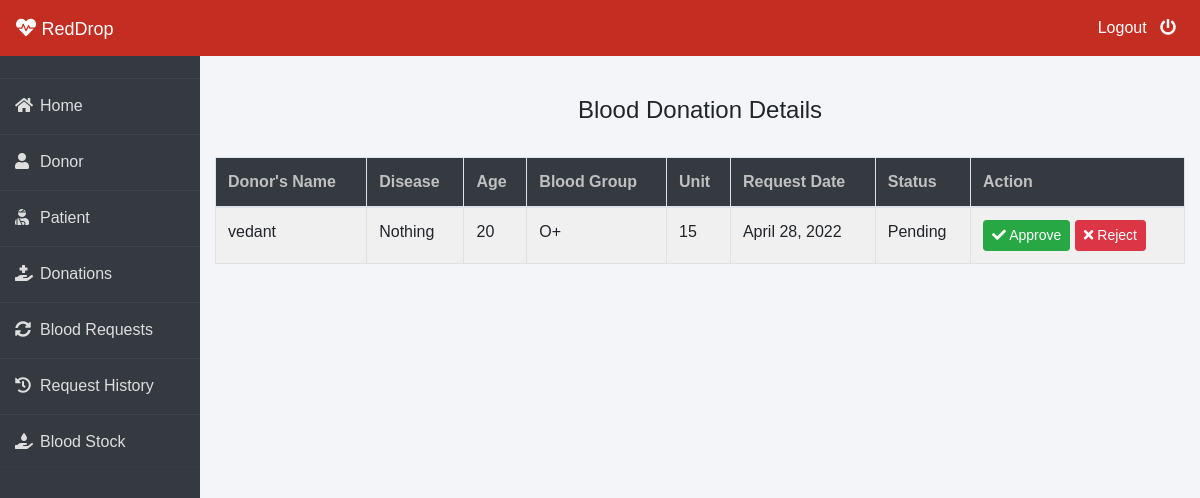
The app's page /admin-donation (signed in) with its own data.
### donor/models.py (models this page shows, shortened)
class BloodDonate(models.Model):
    donor=models.ForeignKey(Donor,on_delete=models.CASCADE)
    disease=models.CharField(max_length=100,default="Nothing")
    age=models.PositiveIntegerField()
    bloodgroup=models.CharField(max_length=10)
    unit=models.PositiveIntegerField(default=0)
    status=models.CharField(max_length=20,default="Pending")
    date=models.DateField(auto_now=True)

class Donor(models.Model):
    user=models.OneToOneField(User,on_delete=models.CASCADE)
    profile_pic= models.ImageField(upload_to='profile_pic/Donor/',null=True,blank=True)
    bloodgroup=models.CharField(max_length=10)
    address = models.CharField(max_length=40)
    mobile = models.CharField(max_length=20,null=False)
    def __str__(self):
        return self.user.first_name

### blood/views.py (the view)
# urls.py: path('admin-donation', views.admin_donation_view,name='admin-donation'),
@login_required(login_url='adminlogin')
def admin_donation_view(request):
    donations=dmodels.BloodDonate.objects.all()
    return render(request,'blood/admin_donation.html',{'donations':donations})

### templates/blood/admin_donation.html (shortened to what this page needs)
{% extends 'blood/adminbase.html' %}
{% block content %}
{% load widget_tweaks %}
{%load static%}
<head>
   </head>
<br><br>
<div class="container">
    <H4 class="text-center">Blood Donation Details</H4><br>
    <table class="table table-light table-hover table-bordered table-striped">
        <thead class="bg-dark">
            <tr>
                <th scope="col" style="color: rgb(192, 192, 192);">Donor's Name</th>
                <th scope="col" style="color: rgb(192, 192, 192);">Disease</th>
                <th scope="col" style="color: rgb(192, 192, 192);">Age</th>
                <th scope="col" style="color: rgb(192, 192, 192);">Blood Group</th>
                <th scope="col" style="color: rgb(192, 192, 192);">Unit</th>
                <th scope="col" style="color: rgb(192, 192, 192);">Request Date</th>
                <th scope="col" style="color: rgb(192, 192, 192);">Status</th>
                <th style="color: rgb(192, 192, 192);">Action</th>
            </tr>
        </thead>
        <tbody>
            {% for t in donations %}
            <tr>
                <td> {{t.donor}}</td>
                <td> {{t.disease}}</td>
                <td> {{t.age}}</td>
                <td>{{t.bloodgroup}}</td>
                <td>{{t.unit}}</td>
                <td>{{t.date}}</td>
                <td>{{t.status}}</td>
                {% if t.status == 'Pending' %}
                <td>
                    <button class="btn btn-success btn-sm"><a  style="text-decoration: none;color: white;" href="{% url 'approve-donation' t.id  %}"><i class="fa fa-check"></i> Approve</a> </button>
                    <button class="btn btn-danger btn-sm"><a  style="text-decoration: none;color: white;" href="{% url 'reject-donation' t.id  %}"><i class="fa fa-times"></i> Reject</a> </button>
                </td>
                {% elif  t.status == 'Approved' %}
                <td><span class="label success">{{t.unit}} Unit Added To Stock</span></td>
                {% else %}
                <td><span class="label danger">0 Unit Added To Stock</span></td>
                {% endif %}
            </tr>
            {% endfor %}
        </tbody>
    </table>
</div>
{% endblock content %}

### templates/blood/adminbase.html (style rules this page uses)
* { margin: 0; padding: 0; box-sizing: border-box; list-style: none; text-decoration: none; font-family: 'Josefin Sans', sans-serif; }
body { background-color: #f3f5f9; }

### records on screen
BloodDonate: donor "vedant", disease "Nothing", age "20", bloodgroup "O+", unit "15", date "April 28, 2022", status "Pending", shows "Approve"
